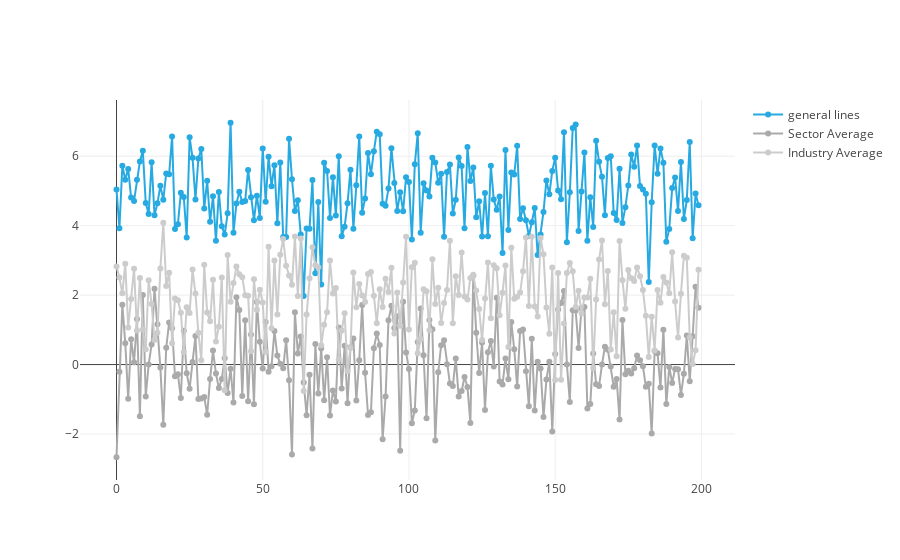

This figure's notebook cell:
### Markdown cell above
## Color

We'll start by toning down the colour of our noise.

### Code cell
# Create traces
trace0 = go.Scatter(
    x = time,
    y = apple,
    mode = 'lines+markers',
    name = 'general lines',
    marker=dict(color='#27aae1')
)
trace1 = go.Scatter(
    x = time,
    y = sector,
    mode = 'lines+markers',
    name = 'Sector Average',
    marker=dict(color='#aaaaaa')
)

trace2 = go.Scatter(
    x = time,
    y = industry,
    mode = 'lines+markers',
    name = 'Industry Average',
    marker=dict(color='#cccccc'),
)

data = [trace0, trace1, trace2]

iplot(data)

### Figure 1 — Plotly figure (JSON) as saved in the notebook; plotly's stock layout.template omitted (floating-point values rounded to 4 significant figures; data arrays with more than 128 entries replaced by an {"elided": "..."} marker saying what was removed)
{"data": [{"marker": {"color": "#27aae1"}, "mode": "lines+markers", "name": "general lines", "type": "scatter", "uid": "346857b4-ca11-11e8-8161-02ccb4a0b651", "x": {"elided": "200 int values"}, "y": {"elided": "200 float values"}}, {"marker": {"color": "#aaaaaa"}, "mode": "lines+markers", "name": "Sector Average", "type": "scatter", "uid": "34685d22-ca11-11e8-8161-02ccb4a0b651", "x": {"elided": "200 int values"}, "y": {"elided": "200 float values"}}, {"marker": {"color": "#cccccc"}, "mode": "lines+markers", "name": "Industry Average", "type": "scatter", "uid": "34685eda-ca11-11e8-8161-02ccb4a0b651", "x": {"elided": "200 int values"}, "y": {"elided": "200 float values"}}], "layout": {}}
